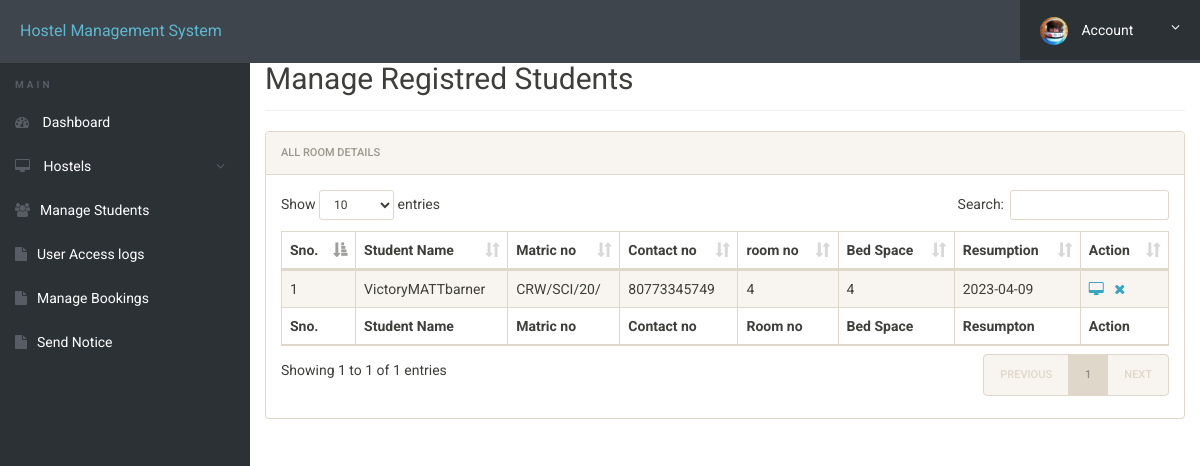
/hostel/admin/manage-students.php (signed in), run on the app's committed database.
### tables this page shows
CREATE TABLE `registration` (
  `id` int(11) NOT NULL,
  `firstName` varchar(100) NOT NULL,
  `lastName` varchar(100) NOT NULL,
  `emailid` varchar(100) NOT NULL,
  `seater` varchar(100) NOT NULL,
  `feespm` varchar(100) NOT NULL,
  `middleName` varchar(100) NOT NULL,
  `stayfrom` varchar(100) NOT NULL,
  `duration` varchar(100) DEFAULT NULL,
  `course` varchar(100) DEFAULT NULL,
  `regno` varchar(100) DEFAULT NULL,
  `roomno` varchar(100) NOT NULL,
  `gender` varchar(100) DEFAULT NULL,
  `contactno` varchar(100) DEFAULT NULL,
  `egycontactno` varchar(100) DEFAULT NULL,
  `guardianName` varchar(100) DEFAULT NULL,
  `guardianRelation` varchar(100) DEFAULT NULL,
  `guardianContactno` varchar(100) DEFAULT NULL,
  `corresAddress` varchar(100) DEFAULT NULL,
  `corresCIty` varchar(100) DEFAULT NULL,
  `corresState` varchar(100) DEFAULT NULL,
  `pmntAddress` varchar(100) DEFAULT NULL,
  `pmntCity` varchar(100) DEFAULT NULL,
  `pmnatetState` varchar(100) DEFAULT NULL,
  `postingDate` varchar(100) NOT NULL DEFAULT current_timestamp()
);

### hostel/admin/manage-students.php (the view, shortened to what this page needs)
<?php
include('includes/config.php');
?>
<!doctype html>
<html lang="en" class="no-js">
<head>
	<link rel="stylesheet" href="css/font-awesome.min.css">
	<link rel="stylesheet" href="css/bootstrap.min.css">
	<link rel="stylesheet" href="css/dataTables.bootstrap.min.css">
	<link rel="stylesheet" href="css/bootstrap-social.css">
	<link rel="stylesheet" href="css/bootstrap-select.css">
	<link rel="stylesheet" href="css/fileinput.min.css">
	<link rel="stylesheet" href="css/awesome-bootstrap-checkbox.css">
	<link rel="stylesheet" href="css/style.css">
</head>
<body>
	<?php include('includes/header.php');?>
	<div class="ts-main-content">
			<?php include('includes/sidebar.php');?>
		<div class="content-wrapper">
			<div class="container-fluid">
				<div class="row">
					<div class="col-md-12">
						<h2 class="page-title" style="margin-top:4%">Manage Registred Students</h2>
						<div class="panel panel-default">
							<div class="panel-heading">All Room Details</div>
							<div class="panel-body">
								<table id="zctb" class="display table table-striped table-bordered table-hover" cellspacing="0" width="100%">
									<thead>
										<tr>
											<th>Sno.</th>
											<th>Student Name</th>
											<th>Matric no</th>
											<th>Contact no </th>
											<th>room no  </th>
											<th>Bed Space </th>
											<th>Resumption</th>
											<th>Action</th>
										</tr>
									</thead>
									<tfoot>
										<tr>
											<th>Sno.</th>
											<th>Student Name</th>
											<th>Matric no</th>
											<th>Contact no </th>
											<th>Room no  </th>
											<th>Bed Space </th>
											<th>Resumpton </th>
											<th>Action</th>
										</tr>
									</tfoot>
									<tbody>
<?php
$ret="select * from registration";
$stmt= $mysqli->prepare($ret) ;
$stmt->execute() ;
$res=$stmt->get_result();
$cnt=1;
while($row=$res->fetch_object())
	  {
	  	?>
<tr><td><?php echo $cnt;;?></td>
<td><?php echo $row->firstName;?><?php echo $row->middleName;?><?php echo $row->lastName;?></td>
<td><?php echo $row->regno;?></td>
<td><?php echo $row->contactno;?></td>
<td><?php echo $row->roomno;?></td>
<td><?php echo $row->seater;?></td>
<td><?php echo $row->stayfrom;?></td>
<td>
<a href="student-details.php?regno=<?php echo $row->regno;?>" title="View Full Details"><i class="fa fa-desktop"></i></a>&nbsp;&nbsp;
<a href="manage-students.php?del=<?php echo $row->regno;?>" title="Delete Record" onclick="return confirm('Do you want to delete');"><i class="fa fa-close"></i></a></td>
										</tr>
									<?php
$cnt=$cnt+1;
									 } ?>
									</tbody>
								</table>
							</div>
						</div>
					</div>
				</div>
			</div>
		</div>
	</div>
</body>
</html>

### hostel/admin/css/style.css (style rules this page uses)
html { font-size: 14px; }
@media only screen and (min-width: 480px) { html { font-size: 17px; } }
@media only screen and (min-width: 768px) { html { font-size: 14px; } }
body { font-size: 1em; }
a { color: #37a6c4; }
.panel { overflow: hidden; }
.page-title { padding-bottom: 15px; margin-bottom: 20px; border-bottom: 1px solid #f0f0f0; }
.ts-main-content .content-wrapper { padding-top: 15px; margin-top: 10px; }
@media only screen and (min-width: 992px) { .ts-main-content .content-wrapper { margin-left: 250px; } }

### data on the page
registration: firstName "Victory", middleName "MATT", lastName "barner", regno "CRW/SCI/20/", contactno "80773345749", roomno "4", seater "4", stayfrom "2023-04-09"
